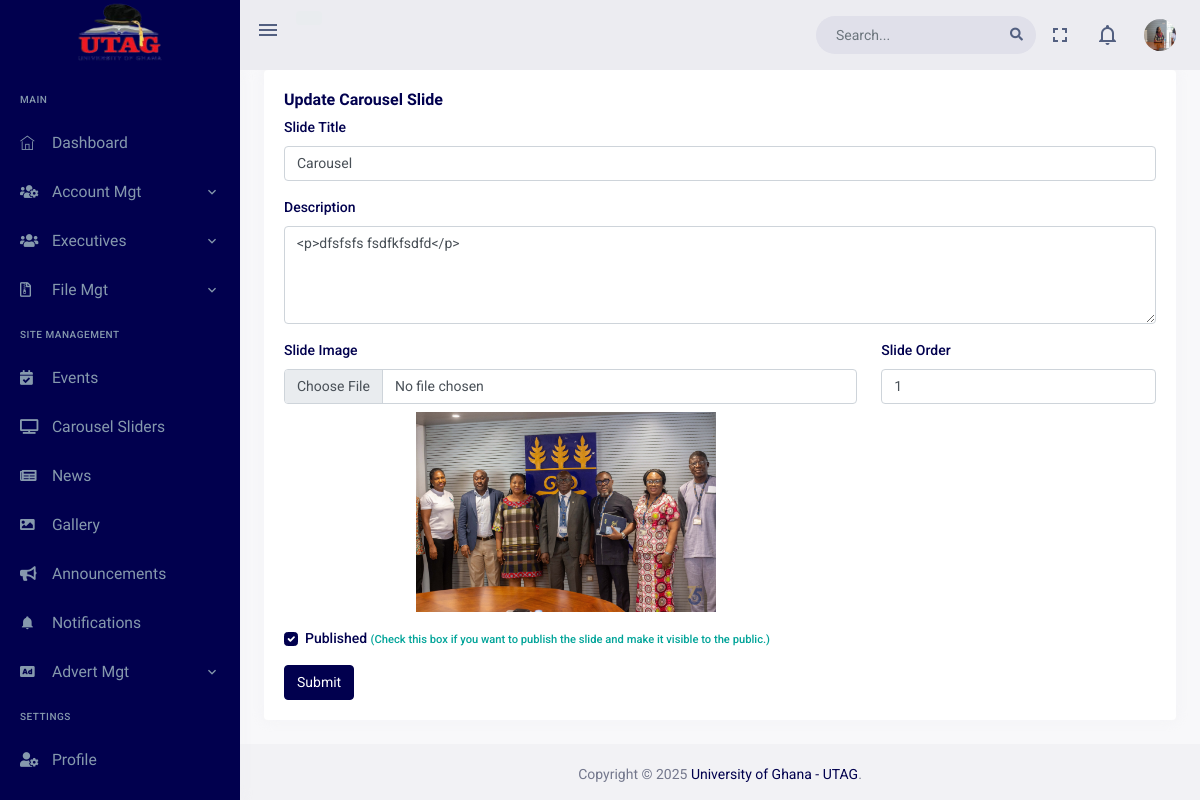
The app's page /dashboard/carousel/update/3/ (signed in) with its own data.
### accounts/models.py (models this page shows, shortened)
class User(AbstractBaseUser, PermissionsMixin):
    TITLE_CHOICES = (
        ('Prof.', 'Prof.'),
        ("Prof. (Mrs.)", "Prof. (Mrs.)"),
        ('Dr.', 'Dr.'),
        ("Dr. (Alhaji)", "Dr. (Alhaji)"),
        ('Mr.', 'Mr.'),
        ('Mrs.', 'Mrs.'),
    )
    GENDER_CHOICES = (
        ('Male', 'Male'),
        ('Female', 'Female')
    )
    EXECUTIVE_POSITION_CHOICES = (
        ('President', 'President'),
        ('Vice President', 'Vice President'),
        ('Secretary', 'Secretary'),
        ('Treasurer', 'Treasurer'),
        ("Women's Executive Officer", "Women's Executive Officer"),
        ('Past President', 'Past President'),
        ('CBAS Rep', 'CBAS Rep'),
        ('College of Humanities Rep', 'College of Humanities Rep'),
        ('College of Health Rep', 'College of Health Rep'),
        ("College of Education Rep", "College of Education Rep"),
    )
    title = models.CharField(max_length=15, choices=TITLE_CHOICES)
    first_name = models.CharField(max_length=30)
    other_name = models.CharField(max_length=30, blank=True, null=True)
    last_name = models.CharField(max_length=30)
    gender = models.CharField(max_length=10, choices=GENDER_CHOICES)
    profile_pic = models.ImageField(upload_to='profile_pictures/', blank=True, null=True)
    email = models.EmailField(unique=True)
    email_sent = models.BooleanField(default=False)
    phone_number = models.CharField(max_length=15, blank=True, null=True)
    department = models.CharField(max_length=50, blank=True, null=True)
    created_from_dashboard = models.BooleanField(default=False)
    created_by = models.ForeignKey('self', on_delete=models.CASCADE, blank=True, null=True)
    is_bulk_creation = models.BooleanField(default=False)
    created_at = models.DateTimeField(auto_now_add=True)
    updated_at = models.DateTimeField(auto_now=True)
    is_staff = models.BooleanField(default=False)
    is_superuser = models.BooleanField(default=False)
    executive_image = models.ImageField(upload_to='executive_images/', blank=True, null=True)
    executive_position = models.CharField(max_length=30, choices=EXECUTIVE_POSITION_CHOICES, blank=True, null=True)
    fb_profile_url = models.URLField(blank=True, null=True)
    twitter_profile_url = models.URLField(blank=True, null=True)
    linkedin_profile_url = models.URLField(blank=True, null=True)
    date_appointed = models.DateField(null=True, blank=True)
    date_ended = models.DateField(null=True, blank=True)
    is_active_executive = models.BooleanField(default=False)
    objects = UserManager()
    USERNAME_FIELD = 'email'
    REQUIRED_FIELDS = ['title', 'first_name', 'last_name', 'gender']
    def get_full_name(self):
        if self.other_name:
            return f'{self.title} {self.first_name} {self.other_name} {self.last_name}'
        else:
            return f'{self.title} {self.first_name} {self.last_name}'
    def get_profile_pic_url(self):
        return self.profile_pic.url if self.profile_pic else '/static/dashboard/assets/images/users/profile.png'
    class Meta:
        permissions = [
        ('view_dashboard', 'Can view dashboard'),
        ('add_admin', 'Can add admin'),
        ('change_admin', 'Can change admin'),
        ('delete_admin', 'Can delete admin'),
        ('view_admin', 'Can view admin'),
        ('add_executive', 'Can add executive'),
        ('change_executive', 'Can change executive'),
        ('delete_executive', 'Can delete executive'),
        ('view_executive', 'Can view executive'),
        ('add_member', 'Can add member'),
        ('change_member', 'Can change member'),
        ('delete_member', 'Can delete member'),
        ('view_member', 'Can view member'),
        ]

### dashboard/models.py (models this page shows, shortened)
class CarouselSlide(models.Model):
    title = models.CharField(max_length=255, blank=True, null=True)
    description = models.TextField(blank=True, null=True)
    image = models.ImageField(upload_to='carousel_images/')
    order = models.PositiveIntegerField(default=0)
    is_published = models.BooleanField(default=False)
    class Meta:
        ordering = ['order']

### dashboard/views/carousel.py (the view, shortened to what this page needs)
# urls.py: path('carousel/update/<int:slide_id>/', views.CarouselSlideCreateUpdateView.as_view(), name='carousel_slide_update'),
class CarouselSlideCreateUpdateView(View):
    template_name = 'dashboard_pages/forms/create_update_carousel.html'
    def get(self, request, slide_id=None):
        new_announcements = []
        announcement_count = 0
        if request.user.groups.filter(name='Admin').exists():
            new_announcements = Announcement.objects.filter(status='PUBLISHED').order_by('-created_at')[:3]
            announcement_count = Announcement.objects.filter(status='PUBLISHED').count()
        if slide_id:
            slide = get_object_or_404(CarouselSlide, id=slide_id)
            form = CarouselSlideForm(instance=slide)
            initial_data = {
                'title': slide.title,
                'description': slide.description,
                'order': slide.order,
                'is_published': slide.is_published,
                'image': slide.image,
                'get_image_url': slide.image.url if slide.image else ''
            }
        else:
            form = CarouselSlideForm()
            initial_data = {}
        return render(request, self.template_name, {'form': form, 'initial_data': initial_data, 'carousel_slide': slide if slide_id else None})

### dashboard/forms.py (shortened to what this page needs)
class CarouselSlideForm(forms.ModelForm):
    class Meta:
        model = CarouselSlide
        fields = ['title', 'description', 'image', 'order', 'is_published']
    def __init__(self, *args, **kwargs):
        super().__init__(*args, **kwargs)
        self.fields['description'].required = False
        self.fields['order'].required = False

### dashboard/templates/dashboard_pages/forms/create_update_carousel.html (shortened to what this page needs)
{% extends 'base/dashboard_base.html' %}
{% load static %}
{% block content %}
<div class="page-content">
    <div class="container-fluid">
        <div class="row">
            <div class="col-12">
                <div class="card">
                    <div class="card-body">
                        <div class="row align-items-center">
                            <div class="col-md-8">
                                <h4 class="card-title">
                                    {% if carousel_slide.pk %}
                                        Update Carousel Slide
                                    {% else %}
                                        Create Carousel Slide
                                    {% endif %}
                                </h4>
                            </div>
                        </div>
                        <form id="carouselSlideForm" class="custom-validation" method="POST" enctype="multipart/form-data">
                            <div class="mb-3">
                                <label for="title" class="form-label">Slide Title</label>
                                <input type="text" class="form-control" id="title" name="title" value="{{ initial_data.title }}" required>
                            </div>
                            <div class="mb-3">
                                <label for="description" class="form-label">Description</label>
                                <textarea class="form-control" id="description" name="description" rows="4">{{ initial_data.description }}</textarea>
                            </div>
                            <div class="row">
                                <div class="mb-3 col-md-8">
                                    <label for="image" class="form-label">Slide Image</label>
                                    <input type="file" class="form-control" id="image" name="image" onchange="previewAndValidateImage(this)">
                                    <div class="mt-2 d-flex justify-content-center">
                                        <img id="oldImagePreview" src="{{ initial_data.get_image_url }}" style="max-width: 100%; max-height: 200px; margin-right: 10px; {% if not initial_data.image %}display: none;{% endif %}" />
                                    </div>
                                </div>
                                <div class="mb-3 col-md-4">
                                    <label for="order" class="form-label">Slide Order</label>
                                    <input type="number" class="form-control" id="order" name="order" value="{{ initial_data.order }}">
                                </div>
                            </div>
                            <div class="mb-3 form-check">
                                <input type="checkbox" class="form-check-input" id="isPublished" name="is_published" {% if initial_data.is_published %}checked{% endif %}>
                                <label class="form-check-label" for="isPublished">
                                    Published
                                    <small class="text-success">
                                        (Check this box if you want to publish the slide and make it visible to the public.)
                                    </small>
                                </label>
                            </div>
                            <button type="submit" class="btn btn-primary waves-effect waves-light me-1">Submit</button>
                        </form>
                    </div>
                </div>
            </div>
        </div>
    </div>
</div>
{% endblock %}
{% block my_styles %}
    <link href="{% static 'dashboard/assets/libs/datatables.net-bs4/css/dataTables.bootstrap4.min.css' %}" rel="stylesheet" type="text/css">
    <link href="{% static 'dashboard/assets/libs/datatables.net-buttons-bs4/css/buttons.bootstrap4.min.css' %}" rel="stylesheet" type="text/css">
    <link href="{% static 'dashboard/assets/libs/datatables.net-responsive-bs4/css/responsive.bootstrap4.min.css' %}" rel="stylesheet" type="text/css">
    <link href="https://cdn.jsdelivr.net/npm/select2@4.1.0-rc.0/dist/css/select2.min.css" rel="stylesheet" />
{% endblock my_styles %}

### dashboard/templates/includes/dash_header.html (shortened to what this page needs)
{% load static %}
<header id="page-topbar">
    <div class="navbar-header">
        <div class="d-flex">
            <div class="navbar-brand-box">
                <a href="{% url 'website:index' %}" class="logo logo-light">
                    <span class="logo-lg">
                        <img src="{% static 'dashboard/assets/images/utag_ug.png' %}" alt="" height="80">
                    </span>
                </a>
            </div>
            <button type="button" class="btn btn-sm px-3 font-size-24 header-item waves-effect" id="vertical-menu-btn">
                <i class="mdi mdi-menu"></i>
            </button>
            <div class="d-none d-sm-block">
                <div class="pt-3 d-inline-block">
                    {% if user.is_authenticated %}
                    <p class="btn btn-secondary">
                    </p>
                    {% endif %}
                </div>
            </div>
        </div>
        <div class="d-flex">
            <form class="app-search d-none d-lg-block">
                <div class="position-relative">
                    <input type="text" class="form-control" placeholder="Search...">
                    <span class="fa fa-search"></span>
                </div>
            </form>
            <div class="dropdown d-none d-lg-inline-block">
                <button type="button" class="btn header-item noti-icon waves-effect" data-bs-toggle="fullscreen">
                    <i class="mdi mdi-fullscreen"></i>
                </button>
            </div>
            <div class="dropdown d-inline-block">
                <button type="button" class="btn header-item noti-icon waves-effect" id="page-header-notifications-dropdown" data-bs-toggle="dropdown" aria-haspopup="true" aria-expanded="false">
                    <i class="mdi mdi-bell-outline"></i>
                </button>
            </div>
            <div class="dropdown d-inline-block">
                <button type="button" class="btn header-item waves-effect" id="page-header-user-dropdown" data-bs-toggle="dropdown" aria-haspopup="true" aria-expanded="false">
                    <img class="rounded-circle header-profile-user" src="{% if request.user.profile_pic %} {{ request.user.get_profile_pic_url }} {% else %} {% static 'dashboard/assets/images/users/profile.png' %} {% endif %}" alt="Header Avatar">
                </button>
            </div>
        </div>
    </div>
</header>

### records on screen
User: profile_pic (picture)
CarouselSlide: title "Carousel", description "<p>dfsfsfs fsdfkfsdfd</p>"
